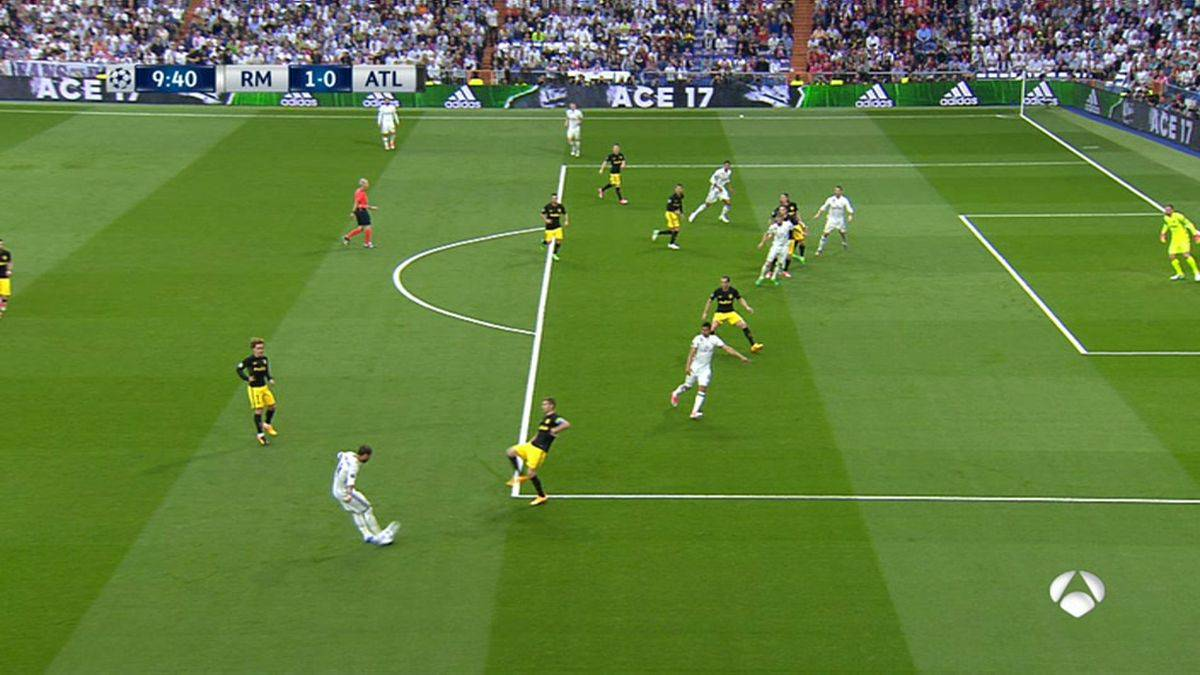
#> input picture img/football1.jpg, 1200 x 675 px
$ python layer_separator.py
#> lines starting #> are read from the running program, lines starting #| are printed output that depends on the picture; after the words box and inside, x2 and y2 are one past the last pixel; in counts of white or black regions, pixels touching at a corner belong together
import cv2
import numpy as np
import sys

if __name__ == '__main__':
    img = cv2.imread("../../img/football1.jpg", 1)
#> img is the input picture: shape (675, 1200, 3); mean B, G, R 61.7, 126.6, 97.6
    cv2.imshow("Original", img)

    # convert the image to hsv for the layer masks
    hsv = cv2.cvtColor(img, code=cv2.COLOR_BGR2HSV)
#> hsv: shape (675, 1200, 3); mean H, S, V 53.3, 145.2, 130.1

    # green range
    lower_green = np.array([30, 65, 65])
    upper_green = np.array([65, 255, 255])

    # layer masks
    field_mask = cv2.inRange(hsv, lower_green, upper_green)
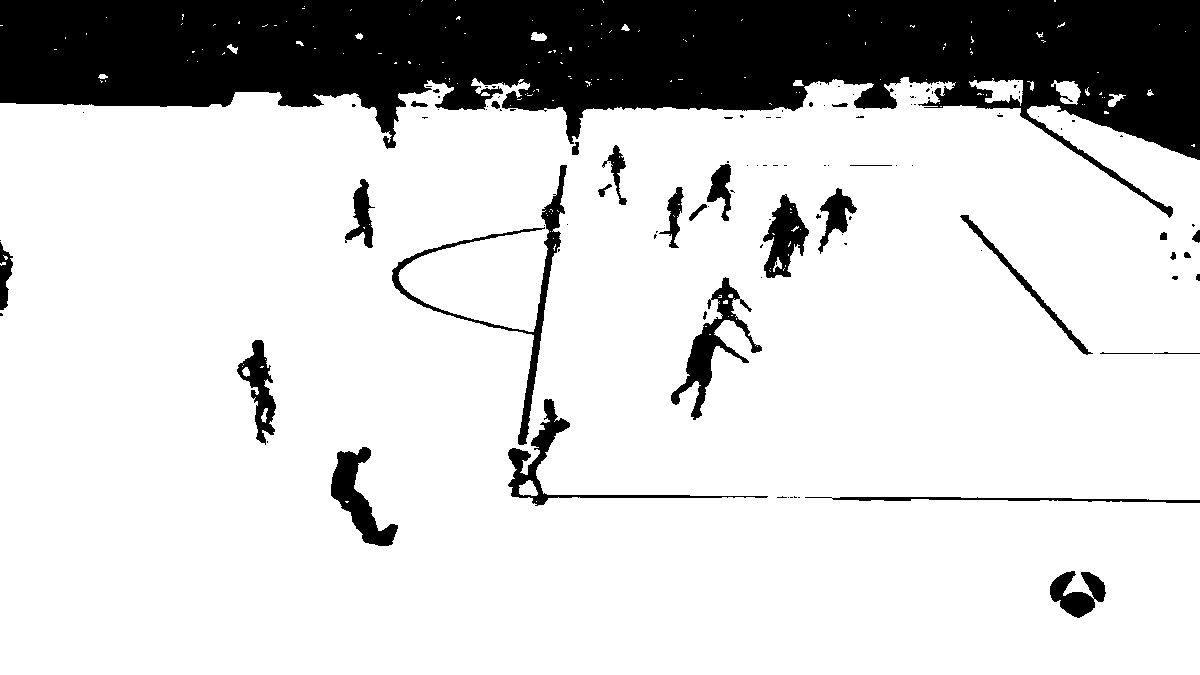
#> field_mask: shape (675, 1200); 81.3% white; 115 black regions (82 under 20 px), largest, box (x1, y1, x2, y2) and area: (0, 0, 1200, 218) 127325, (392, 165, 567, 445) 3434, (671, 277, 762, 420) 2882
    player_mask = cv2.bitwise_not(field_mask)

    # extract layers from original image
    field_layer = cv2.bitwise_and(img, img, mask=field_mask)
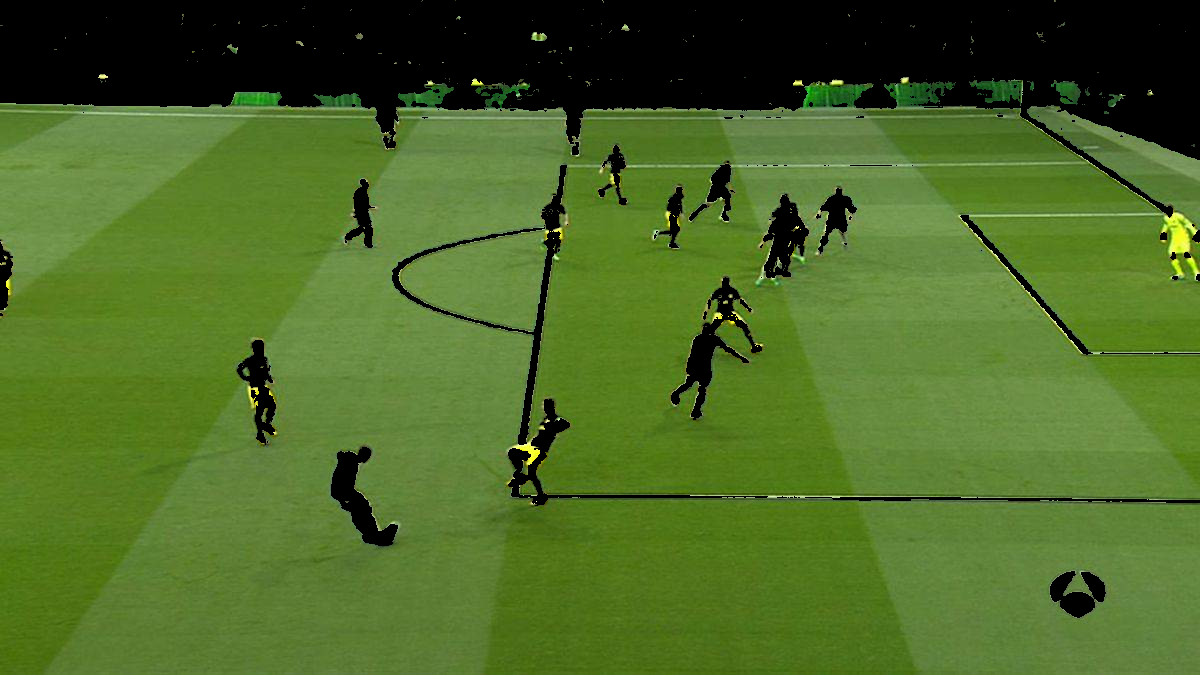
#> field_layer: shape (675, 1200, 3); mean B, G, R 38.8, 105.1, 76
    player_layer = cv2.bitwise_and(img, img, mask=player_mask)
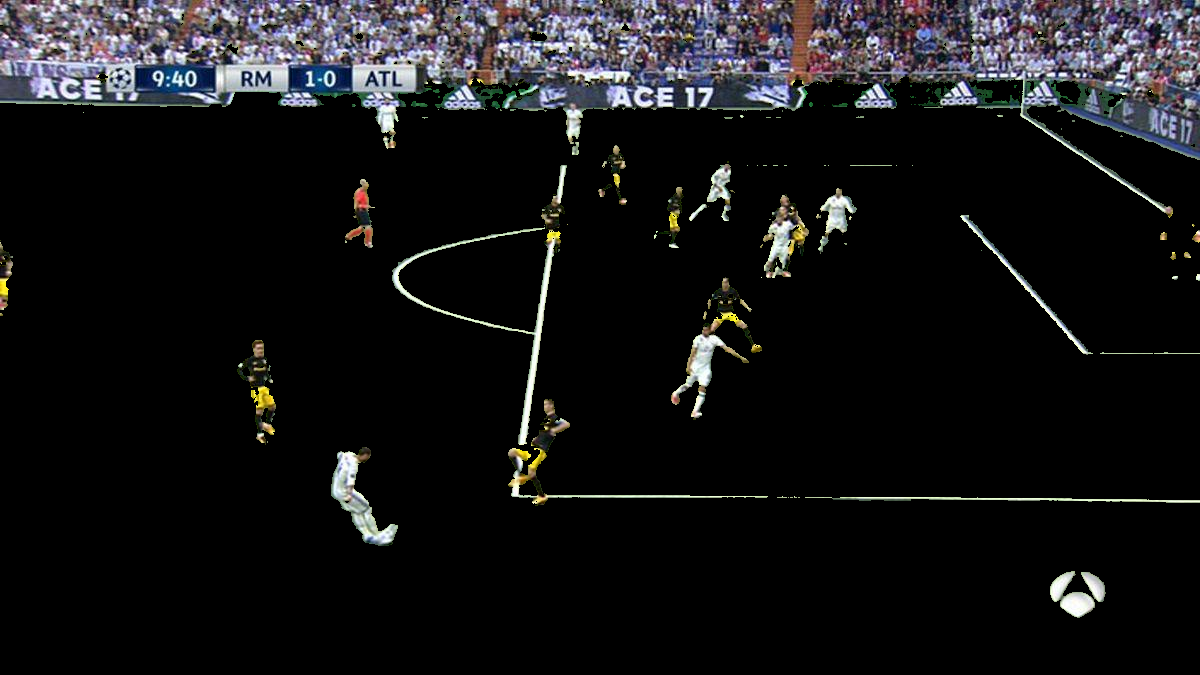
#> player_layer: shape (675, 1200, 3); mean B, G, R 22.9, 21.5, 21.7

    cv2.imshow("Soccer Field Layer", field_layer)
    cv2.imshow("Players Layer", player_layer)
    cv2.waitKey(0)
    cv2.destroyAllWindows()

$ run again, with img/football2.jpg copied over img/football1.jpg
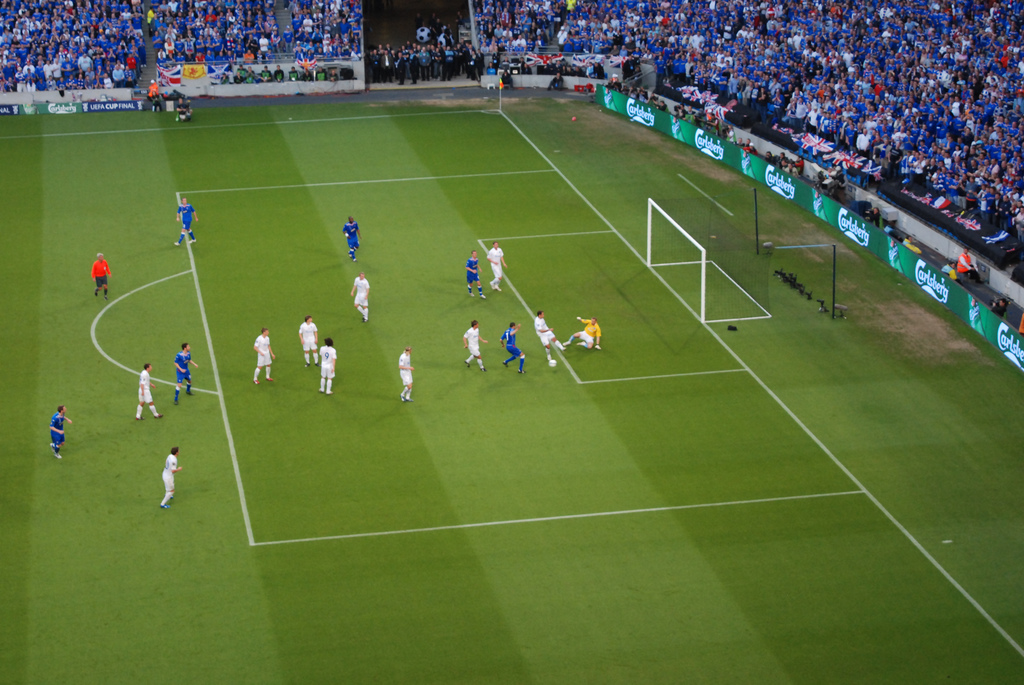
#> input picture img/football2.jpg, 1024 x 685 px
#> img is the input picture: shape (685, 1024, 3); mean B, G, R 60.9, 109.3, 90.4
#> hsv: shape (685, 1024, 3); mean H, S, V 57.1, 143.7, 116.7
#> `field_mask = cv2.inRange(hsv, lower_green, upper_green)`:
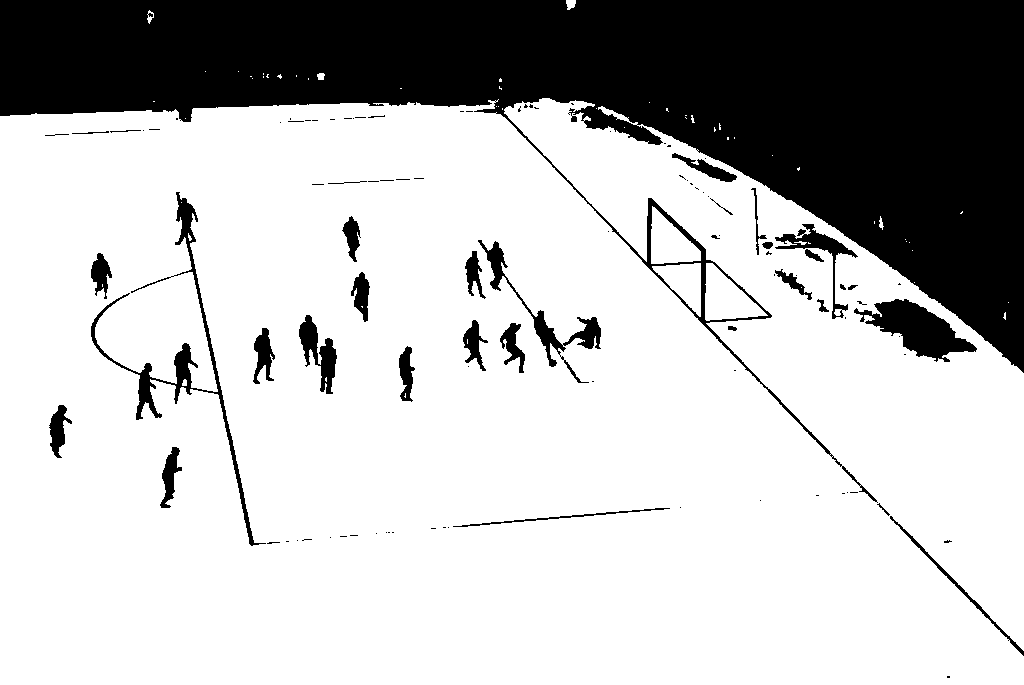
#> field_mask: shape (685, 1024); 74% white; 104 black regions (69 under 20 px), largest, box (x1, y1, x2, y2) and area: (0, 0, 1024, 503) 162472, (91, 192, 266, 546) 3600, (854, 299, 977, 362) 3412
#> `player_layer = cv2.bitwise_and(img, img, mask=player_mask)`:
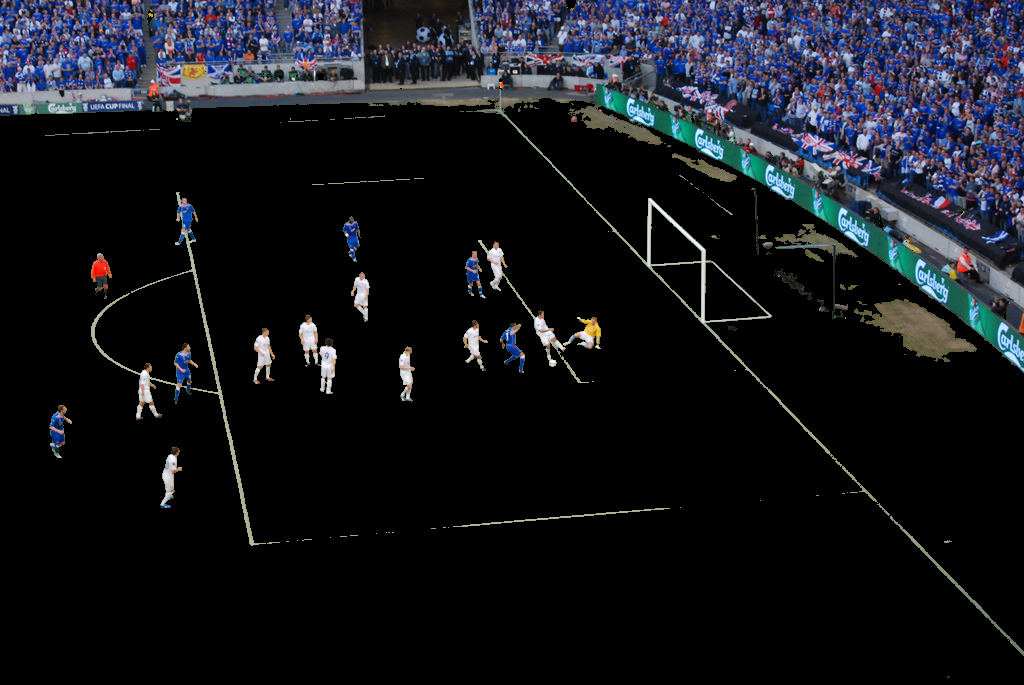
#> player_layer: shape (685, 1024, 3); mean B, G, R 27.9, 22.6, 20.8

$ run again, with img/football2.png saved as img/football1.jpg
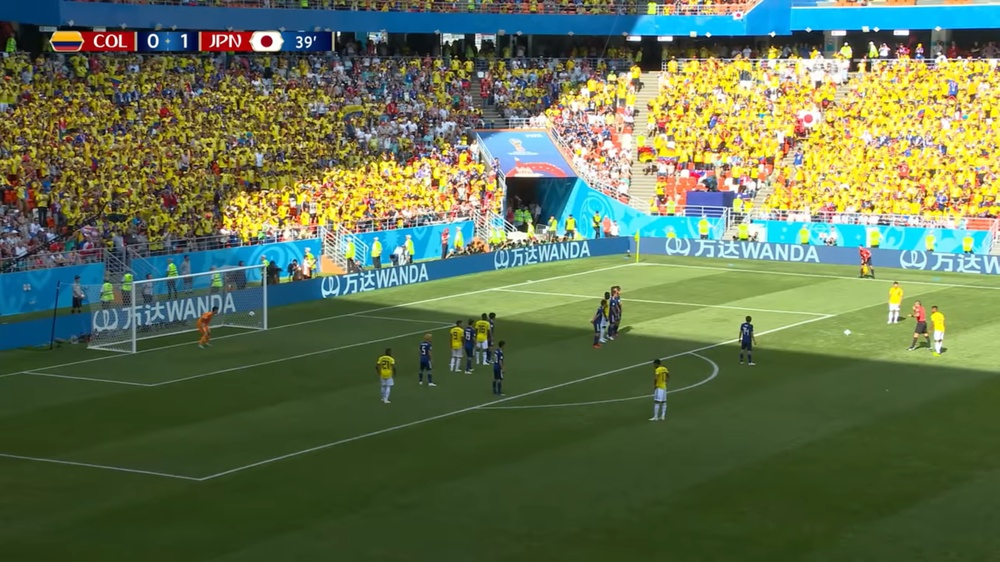
#> input picture img/football2.png, 1000 x 562 px, shrunk from 1920 x 1080 before the run
#> img is the input picture: shape (562, 1000, 3); mean B, G, R 80.7, 113.6, 98.2
#> hsv: shape (562, 1000, 3); mean H, S, V 53.9, 128, 125.8
#> `field_mask = cv2.inRange(hsv, lower_green, upper_green)`:
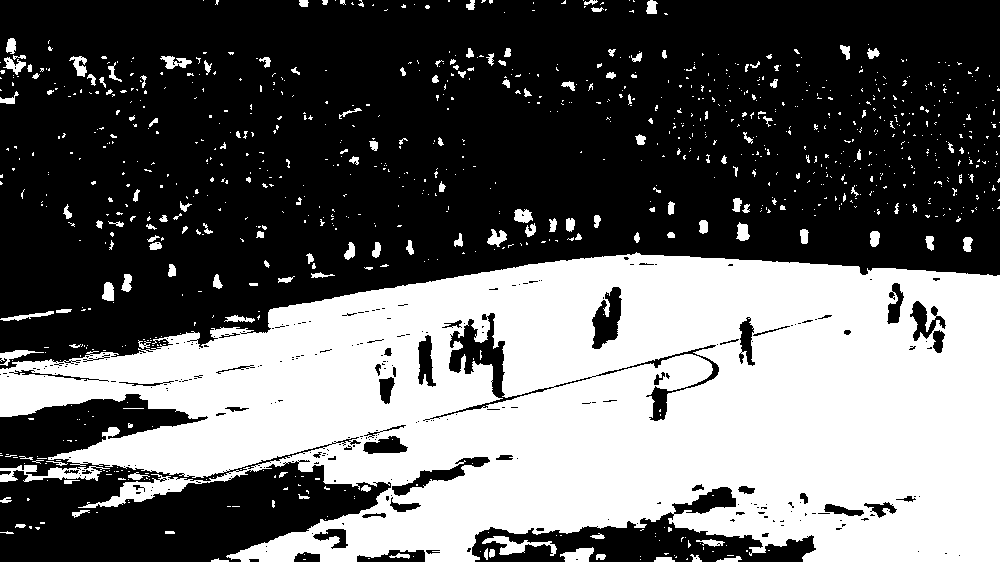
#> field_mask: shape (562, 1000); 40% white; 982 white regions (822 under 20 px), largest, box (x1, y1, x2, y2) and area: (0, 252, 1000, 562) 210347, (0, 465, 110, 482) 879, (482, 536, 557, 556) 554
#> `player_layer = cv2.bitwise_and(img, img, mask=player_mask)`:
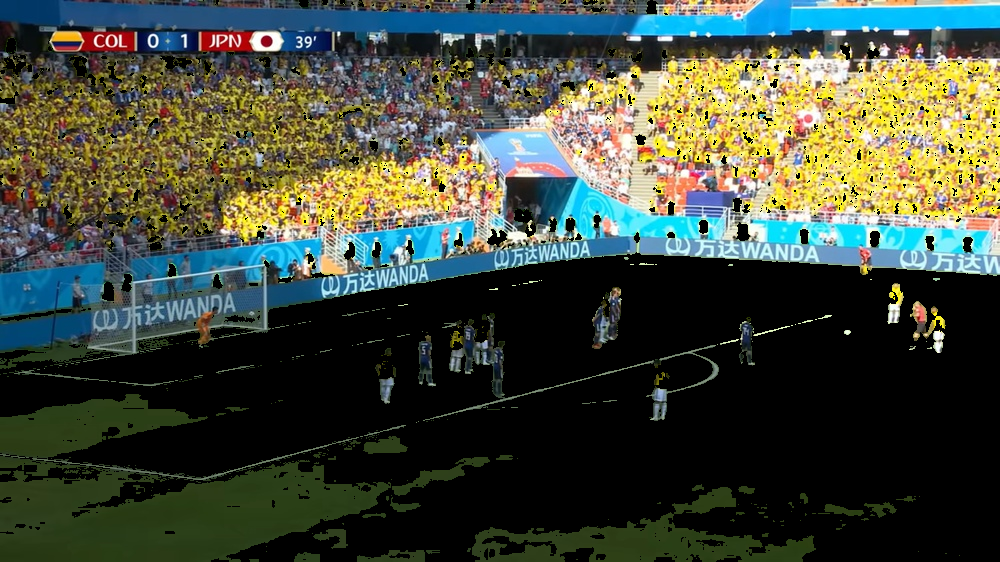
#> player_layer: shape (562, 1000, 3); mean B, G, R 60.2, 73.9, 66.5

$ run again, with img/football3.png saved as img/football1.jpg
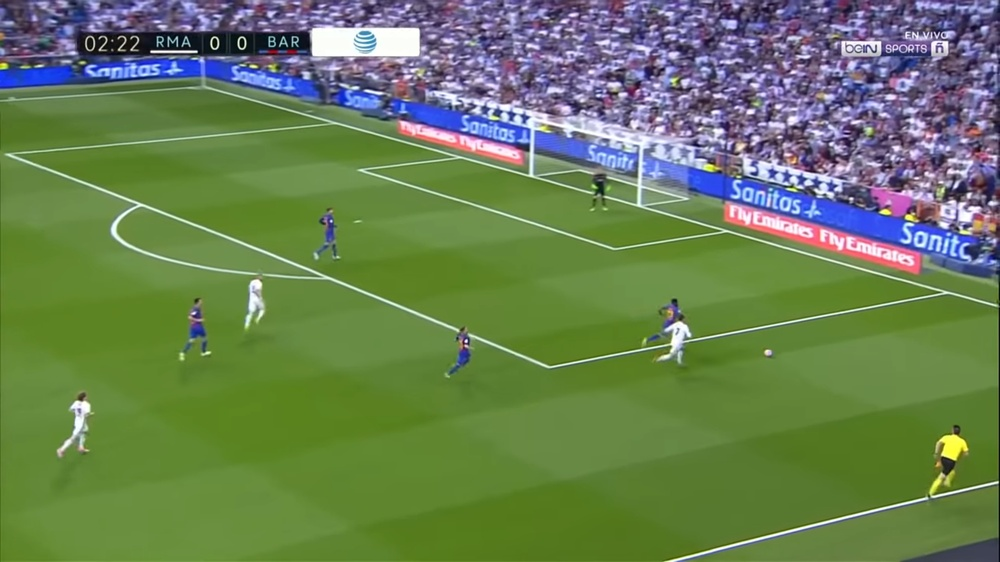
#> input picture img/football3.png, 1000 x 562 px, shrunk from 1920 x 1080 before the run
#> img is the input picture: shape (562, 1000, 3); mean B, G, R 85.1, 126.9, 104.5
#> hsv: shape (562, 1000, 3); mean H, S, V 67.2, 130.9, 140.6
#> `field_mask = cv2.inRange(hsv, lower_green, upper_green)`:
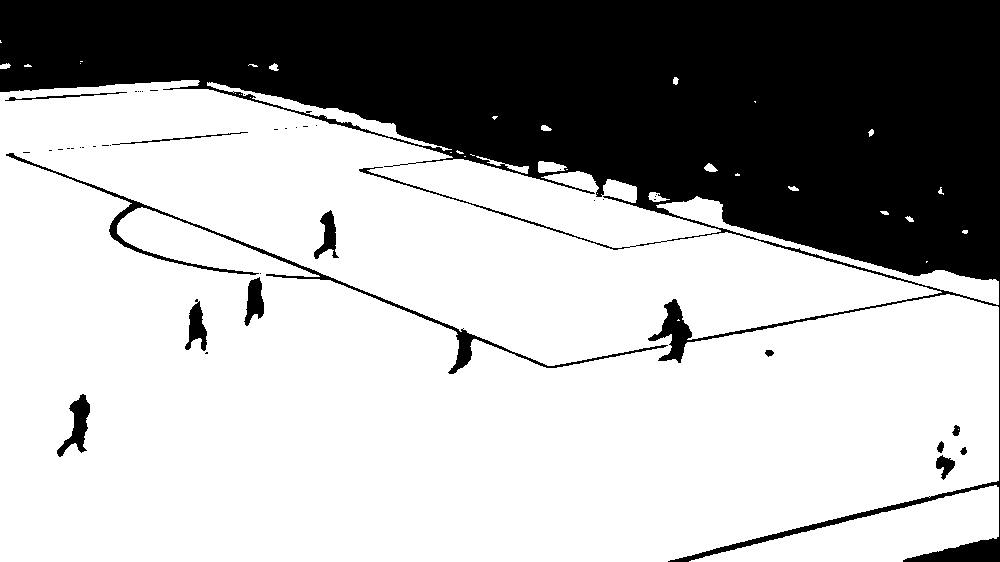
#> field_mask: shape (562, 1000); 68.1% white; 42 black regions (29 under 20 px), largest, box (x1, y1, x2, y2) and area: (0, 0, 1000, 562) 172626, (6, 153, 668, 374) 3317, (57, 394, 90, 457) 851
#> `player_layer = cv2.bitwise_and(img, img, mask=player_mask)`:
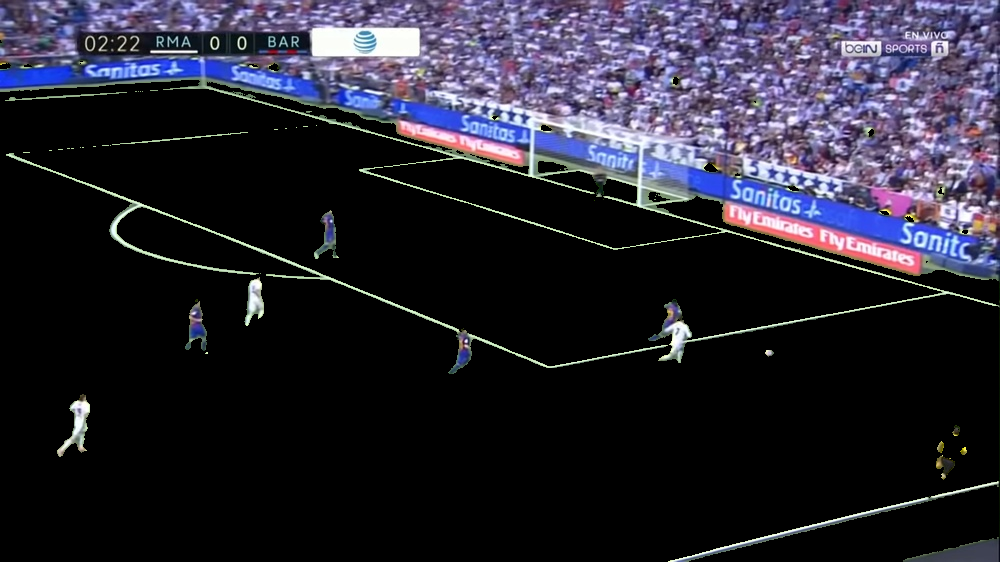
#> player_layer: shape (562, 1000, 3); mean B, G, R 48.8, 36.9, 38.5
